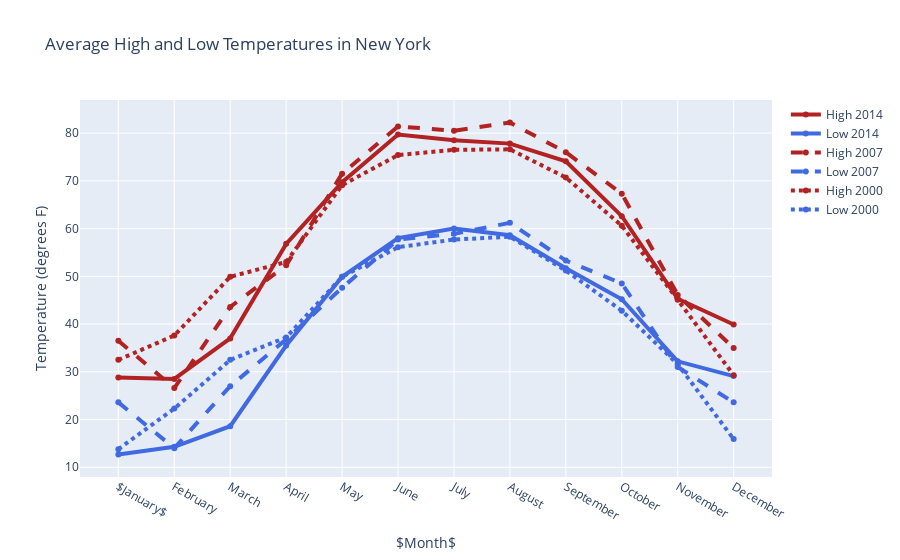

Write notebook code for a chart like this one.
### Code cell
import plotly.graph_objects as go

# Add data
month = ['January', 'February', 'March', 'April', 'May', 'June', 'July',
         'August', 'September', 'October', 'November', 'December']
high_2000 = [32.5, 37.6, 49.9, 53.0, 69.1, 75.4, 76.5, 76.6, 70.7, 60.6, 45.1, 29.3]
low_2000 = [13.8, 22.3, 32.5, 37.2, 49.9, 56.1, 57.7, 58.3, 51.2, 42.8, 31.6, 15.9]
high_2007 = [36.5, 26.6, 43.6, 52.3, 71.5, 81.4, 80.5, 82.2, 76.0, 67.3, 46.1, 35.0]
low_2007 = [23.6, 14.0, 27.0, 36.8, 47.6, 57.7, 58.9, 61.2, 53.3, 48.5, 31.0, 23.6]
high_2014 = [28.8, 28.5, 37.0, 56.8, 69.7, 79.7, 78.5, 77.8, 74.1, 62.6, 45.3, 39.9]
low_2014 = [12.7, 14.3, 18.6, 35.5, 49.9, 58.0, 60.0, 58.6, 51.7, 45.2, 32.2, 29.1]

fig = go.Figure()
# Create and style traces
fig.add_trace(go.Scatter(x=month, y=high_2014, name='High 2014',
                         line=dict(color='firebrick', width=4)))
fig.add_trace(go.Scatter(x=month, y=low_2014, name = 'Low 2014',
                         line=dict(color='royalblue', width=4)))
fig.add_trace(go.Scatter(x=month, y=high_2007, name='High 2007',
                         line=dict(color='firebrick', width=4,
                              dash='dash') # dash options include 'dash', 'dot', and 'dashdot'
))
fig.add_trace(go.Scatter(x=month, y=low_2007, name='Low 2007',
                         line = dict(color='royalblue', width=4, dash='dash')))
fig.add_trace(go.Scatter(x=month, y=high_2000, name='High 2000',
                         line = dict(color='firebrick', width=4, dash='dot')))
fig.add_trace(go.Scatter(x=month, y=low_2000, name='Low 2000',
                         line=dict(color='royalblue', width=4, dash='dot')))

# Edit the layout
fig.update_layout(title='Average High and Low Temperatures in New York',
                   xaxis_title='$Month$',
                   yaxis_title='Temperature (degrees F)')


fig.show()

### Figure 1 — Plotly figure (JSON) as saved in the notebook; plotly's stock layout.template omitted (floating-point values rounded to 4 significant figures)
{"data": [{"line": {"color": "firebrick", "width": 4}, "name": "High 2014", "type": "scatter", "x": ["$January$", "February", "March", "April", "May", "June", "July", "August", "September", "October", "November", "December"], "y": [28.8, 28.5, 37, 56.8, 69.7, 79.7, 78.5, 77.8, 74.1, 62.6, 45.3, 39.9]}, {"line": {"color": "royalblue", "width": 4}, "name": "Low 2014", "type": "scatter", "x": ["$January$", "February", "March", "April", "May", "June", "July", "August", "September", "October", "November", "December"], "y": [12.7, 14.3, 18.6, 35.5, 49.9, 58, 60, 58.6, 51.7, 45.2, 32.2, 29.1]}, {"line": {"color": "firebrick", "dash": "dash", "width": 4}, "name": "High 2007", "type": "scatter", "x": ["$January$", "February", "March", "April", "May", "June", "July", "August", "September", "October", "November", "December"], "y": [36.5, 26.6, 43.6, 52.3, 71.5, 81.4, 80.5, 82.2, 76, 67.3, 46.1, 35]}, {"line": {"color": "royalblue", "dash": "dash", "width": 4}, "name": "Low 2007", "type": "scatter", "x": ["$January$", "February", "March", "April", "May", "June", "July", "August", "September", "October", "November", "December"], "y": [23.6, 14, 27, 36.8, 47.6, 57.7, 58.9, 61.2, 53.3, 48.5, 31, 23.6]}, {"line": {"color": "firebrick", "dash": "dot", "width": 4}, "name": "High 2000", "type": "scatter", "x": ["$January$", "February", "March", "April", "May", "June", "July", "August", "September", "October", "November", "December"], "y": [32.5, 37.6, 49.9, 53, 69.1, 75.4, 76.5, 76.6, 70.7, 60.6, 45.1, 29.3]}, {"line": {"color": "royalblue", "dash": "dot", "width": 4}, "name": "Low 2000", "type": "scatter", "x": ["$January$", "February", "March", "April", "May", "June", "July", "August", "September", "October", "November", "December"], "y": [13.8, 22.3, 32.5, 37.2, 49.9, 56.1, 57.7, 58.3, 51.2, 42.8, 31.6, 15.9]}], "layout": {"title": {"text": "Average High and Low Temperatures in New York"}, "xaxis": {"title": {"text": "$Month$"}}, "yaxis": {"title": {"text": "Temperature (degrees F)"}}}}
